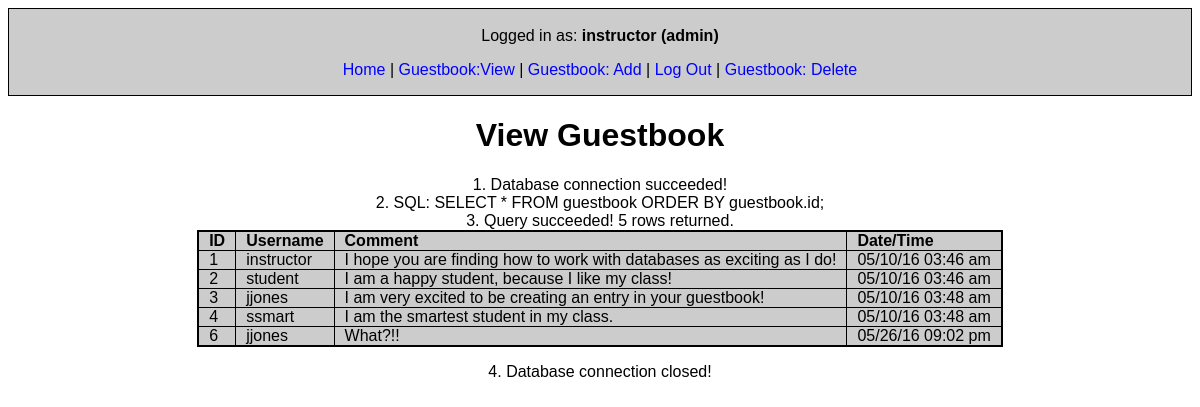
Screenshot of /guestbook_view.php (signed in) with the database file from the repository.
### tables this page shows
CREATE TABLE `guestbook` (
  `id` int(4) NOT NULL,
  `username` varchar(30) NOT NULL,
  `comment` longtext NOT NULL,
  `datetime` timestamp NOT NULL DEFAULT CURRENT_TIMESTAMP ON UPDATE CURRENT_TIMESTAMP
);

### login_check.php (called while the page is built, shortened)
<?php
include_once "includes/html_top.php";
include_once "includes/php_header.php";
include_once "includes/html_header.php";
?>

### includes/php_header.php (called while the page is built, shortened)
<?php
$styles_path = "styles";
$styles_page = "home.css";
$styles_2_page = "contact.css";
$link_1_page = "home.php";
$link_1_text = "Home";
$link_2_page = "guestbook_view.php";
$link_2_text = "Guestbook:View";
$link_3_page = "guestbook_add.php";
$link_3_text = "Guestbook: Add";
$link_4_page = "guestbook_delete.php";
$link_4_text = "Guestbook: Delete";
$link_5_page = "logout.php";
$link_5_text = "Log Out";
?>

### guestbook_view.php (the view, shortened to what this page needs)
<?php
include_once "includes/html_top.php";
include_once "login_check.php";
include_once "includes/php_header.php";
$heading = "View Guestbook";
include_once "includes/html_header.php";
echo "<h1>" . $heading . "</h1>";
include_once "includes/connection.php";
$sql="SELECT *"
. " FROM guestbook"
. " ORDER BY guestbook.id;";
echo "<br>2. SQL: " . $sql . "<br>";
try {
     $result = $connection->query($sql);
     echo "3. Query succeeded! " . $result->rowCount() . " rows returned.<br>";
}
catch (PDOException $e) {
     die("3. Query failed! " . $e->getMessage());
}
echo "<table class='shade viewTable'>";
echo "<tr>";
echo "<th>ID</th><th>Username</th><th>Comment</th><th>Date/Time</th>";
echo "</tr>";
while($rows = $result->fetch(PDO::FETCH_ASSOC)) {
	 $mydate = $rows['datetime'];
	 $rows['datetime'] = date('m/d/y h:i a', strtotime($mydate));
     echo "<tr>";
     echo "<td>" . $rows['id'] . "</td>";
     echo "<td>" . $rows['username'] . "</td>";
     echo "<td>" . $rows['comment'] . "</td>";
     echo "<td>" . $rows['datetime'] . "</td>";
     echo "</tr>";
}
echo "</table>";
include_once "includes/footer.php";
?>

### includes/html_top.php (shortened to what this page needs)
<!DOCTYPE html>
<html>
<head>

### includes/html_header.php (shortened to what this page needs)
<link rel = "stylesheet" href = "<?php echo $styles_path . '/' . $styles_page; ?>">
<link rel = "stylesheet" href = "<?php echo $styles_path . '/' . $styles_2_page; ?>">
</head>
<body>
<?php
$file_name = basename($_SERVER["SCRIPT_NAME"]);
if ((strpos($file_name, "login") == false) && isset($_SESSION["loggedin"])){
	echo "<div class = 'shade'>";
	echo "<br />";
    echo "Logged in as: <b> {$_SESSION["username"]} ({$_SESSION["permissions"]})</b>";
	echo "<p>";
	echo "<a href= '{$link_1_page}'> {$link_1_text} </a> | ";
	echo "<a href= '{$link_2_page}'> {$link_2_text} </a> | ";
	echo "<a href= '{$link_3_page}'> {$link_3_text} </a> | ";
	echo "<a href= '{$link_5_page}'> {$link_5_text} </a> ";
	if($_SESSION["permissions"]=="admin") {
		echo "| <a href= '{$link_4_page}'> {$link_4_text} </a> ";
		echo "</p>";
		echo "</div>";
	}
}
?>

### includes/connection.php (shortened to what this page needs)
<?php
try {
     echo "1. Database connection succeeded!";
}
catch (PDOException $e) {
     die("1. Database connection failed: " . $e->getMessage());
}
?>

### includes/footer.php (shortened to what this page needs)
<?php
if(isset($connection)) {
     echo "<p>4. Database connection closed!</p>";
}
else{
     echo "<br>4. No database connection to close.";
}
?>
</body>
</html>

### styles/home.css (style rules this page uses)
body { font: 100% Verdana, Arial, Helvetica, sans-serif; text-align: center; }
table { border: thin #000000 solid; margin-left: auto; margin-right: auto; }
td, th { text-align: left; padding: 0 10px 0 10px; }
th { font-weight: bold; }
.shade { background-color: #cccccc; border: solid thin #000; }
a:link { color: #00f; text-decoration: none; }

### styles/contact.css (style rules this page uses)
table { margin-left: auto; margin-right: auto; border-collapse: collapse; }
td, th { border: 1px solid #000; }
.shade { border: 1px solid black; border-collapse: collapse; text-align: center; background-color: #cccccc; margin-left: auto; margin-right: auto; }
.viewTable { border: 2px solid black; background-color: #cccccc; }

### rows the page displays
guestbook: id "1", username "instructor", comment "I hope you are finding how to work with databases as exciting as I do!", datetime "05/10/16 03:46 am"
guestbook: id "2", username "student", comment "I am a happy student, because I like my class!", datetime "05/10/16 03:46 am"
guestbook: id "3", username "jjones", comment "I am very excited to be creating an entry in your guestbook!", datetime "05/10/16 03:48 am"
guestbook: id "4", username "ssmart", comment "I am the smartest student in my class.", datetime "05/10/16 03:48 am"
guestbook: id "6", username "jjones", comment "What?!!", datetime "05/26/16 09:02 pm"

### other values shown
$_SESSION["username"] "instructor"
$_SESSION["permissions"] "admin"
$link_1_text "Home"
$link_2_text "Guestbook:View"
$link_3_text "Guestbook: Add"
$link_5_text "Log Out"
$link_4_text "Guestbook: Delete"
$heading "View Guestbook"
$sql "SELECT * FROM guestbook ORDER BY guestbook.id;"
$result->rowCount() "5"
